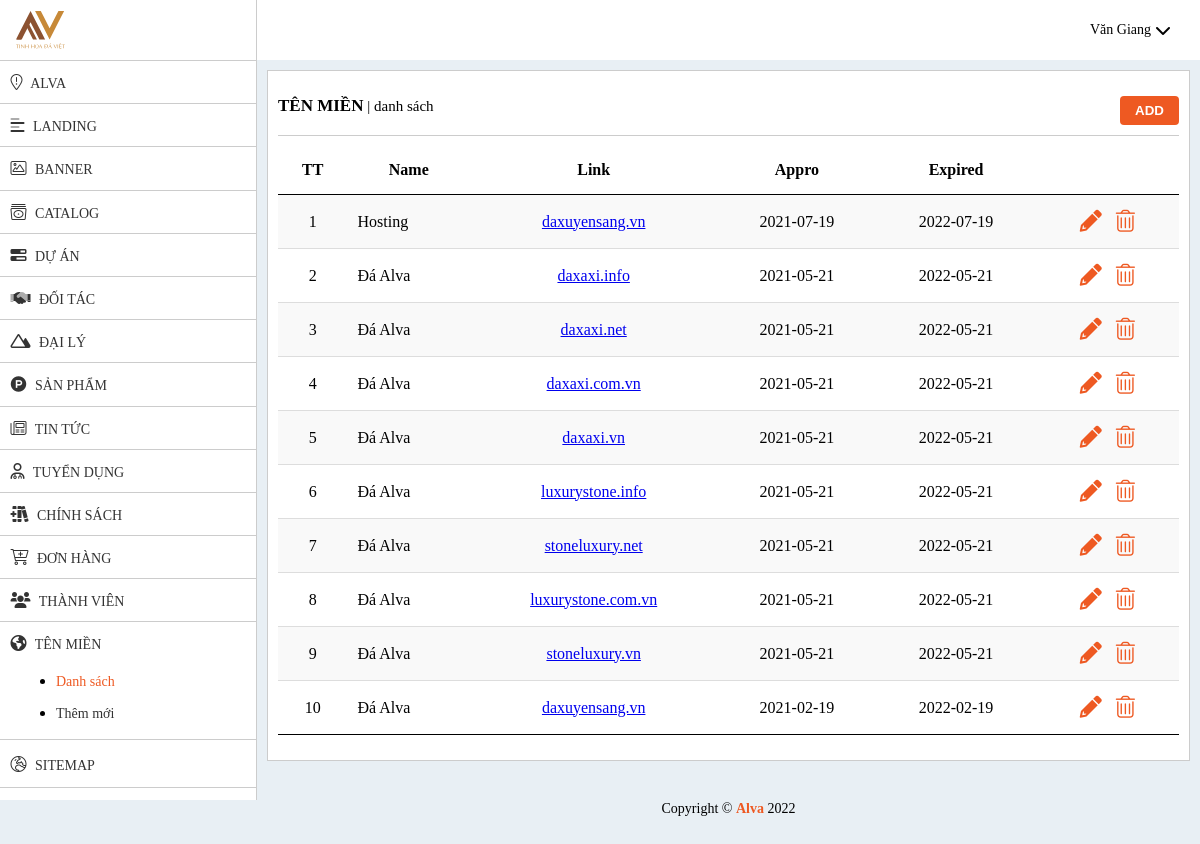
Page /admin-new/ten-mien (signed in) on the committed database.
### tables this page shows
CREATE TABLE `tenmien` (
  `id` int(11) NOT NULL,
  `ten` varchar(255) NOT NULL,
  `dns` varchar(255) NOT NULL,
  `ngay` date NOT NULL,
  `ngayhet` date DEFAULT NULL
);

### admin-new/route/route.php (called while the page is built, shortened)
<?php
	require_once "model/Query.php";
	$query = new Query();
?>

### admin-new/model/Query.php (called while the page is built, shortened)
<?php
	require_once "Data.php";
	class Query extends Data{
		public function DanhSach($table, $fields=[], $condition=[], $sorts=[], $limits=[], $forms=[])
		{
			$query_string = '';
			$arr_forms = [];
			if(!empty($fields))
			{
				$str_fields = implode(",", $fields);
	        	$query_string .= 'SELECT '.$str_fields.' FROM '.$table;
			}
			else
			{
				$query_string .= 'SELECT * FROM '.$table;
			}
	        if(!empty($sorts))
	        {
	        	$arr_sorts = [];
	        	$query_string .= ' ORDER BY ';
	        	foreach ($sorts as $key_sort => $value_sort)
	        	{
	        		array_push($arr_sorts, $key_sort." ".$value_sort);
	        	}
	        	$str_sorts = implode(",", $arr_sorts);
	        	$query_string .= $str_sorts;
	        }
			$sql=$this->con->prepare($query_string);
			$sql->execute($arr_forms);
	        return $sql->fetchAll(PDO::FETCH_OBJ);
		}
	}
?>

### admin-new/model/Data.php (called while the page is built, shortened)
<?php
class Data{
	public function __construct()
    {
    	try
    	{
		    $this->con=new PDO("mysql:host=localhost;dbname=titanstone;charset=utf8", "root", "");
		}
		catch (Exception $e)
		{
		    echo '<h1 style="text-align:center">Connect fail!</h1>';
		}
    }
}
?>

### admin-new/view/ten-mien/list.php (the view, shortened to what this page needs)
<?php
	$fields = [];
	$sorts = ["id" => "DESC"];
	$limits = [];
	$condition = [];
	$forms = [];
    $search = [];
	$data_tenmien = $query->DanhSach("tenmien", $fields, $condition, $sorts, $limits, $forms, $search);
    $total_row = count($data_tenmien);
    $num_of_page = 10;
    $total_page = ceil($total_row / $num_of_page);
    if(isset($_GET ['page']))
    {
        $page_get = intval($_GET ['page']);
    }
    else
    {
        $page_get = 1;
    }
    if ($page_get <= 0)
    {
        $page = 1;
    }
    else
    {
        if($page_get <= $total_page)
        {
            $page = $page_get;
        }
        else
        {
            $page = 1;
        }
    }
    $start_page = ($page - 1) * $num_of_page;
	$end_page = $page * $num_of_page;
?>
<div class="blog">
    <div class="bread">
        <h1>Tên miền<span> | danh sách</span></span></h1>
        <div class="button">
            <button><a href="them-ten-mien">Add</a></button>
        </div>
    </div>
	<table class="table" style="width:100%">
        <thead>
            <tr>
            	<th>TT</th>
                <th>Name</th>
                <th>Link</th>
                <th>Appro</th>
                <th>Expired</th>
                <th></th>
            </tr>
        </thead>
        <tbody>
        <?php
        	$thutu = 1;
            foreach ($data_tenmien as $key => $value)
            {
            	if( $key >= $start_page && $key < $end_page)
				{
	            	?>
	                <tr>
	                	<td class="can-giua"><?=$thutu?></td>
	                    <td><?=$value->ten?></td>
	                    <td class="can-giua"><a target="_blank" href="http://<?=$value->dns?>"><?=$value->dns?></a></td>
	                    <td class="can-giua"><?=$value->ngay?></td>
	                    <td class="can-giua"><?=$value->ngayhet?></td>
	                    <td class="can-giua">
	                    	<a href="sua-ten-mien?id=<?=$value->id?>&page=<?=$page_get?>"><i class="fas fa-pencil"></i></a>
	                    	<a onClick="return confirm('Are you sure?')" href="xoa-ten-mien?id=<?=$value->id?>&page=<?=$page_get?>"><i class="fal fa-trash-alt"></i></a>
	                    </td>
	                </tr>
	            	<?php
                	$thutu ++;
            	}
            }
        ?>
        </tbody>
    </table>
</div>

### admin-new/public/css/style.css (style rules this page uses)
@media all and (min-width: 0) { * { margin:0;padding:0;box-sizing:border-box } }
@media all and (min-width: 0) { body { font-family:"Samsung";background-color:#e8eff4 } }
@media all and (min-width: 0) { .content-wrap .blog { width:calc(100% - 20px);background-color:#FFF;margin:10px auto;border:1px solid #CCC;padding:25px 10px } }
@media all and (min-width: 0) { .content-wrap .bread { border-bottom:1px solid #CCC;padding-bottom:10px;margin-bottom:10px } }
@media all and (min-width: 0) { .content-wrap .bread h1 { float:left;font-size:17px;text-transform:uppercase;font-weight:bold } }
@media all and (min-width: 0) { .content-wrap .bread h1 span { font-size:15px;font-weight:normal;text-transform:lowercase } }
@media all and (min-width: 0) { .content-wrap .bread div.button { float:right;position:relative;display:flex } }
@media all and (min-width: 0) { .content-wrap .bread div.button button { background-color:#ee5922;border:none;padding:7px 15px;border-radius:4px;margin-left:15px } }
@media all and (min-width: 0) { .content-wrap .bread div.button button:first-child { margin-left:0 } }
@media all and (min-width: 0) { .content-wrap .bread div.button button a { text-decoration:none;color:#FFF;font-weight:bold;text-transform:uppercase } }
@media all and (min-width: 0) { .content-wrap .table { width:100%;border-spacing:0px } }
@media all and (min-width: 0) { .content-wrap .table thead tr th { border-bottom:1px solid #000;padding:15px 10px;background-color:#FFF } }
@media all and (min-width: 0) { .content-wrap .table tbody tr:nth-child(2n+1) { background:#f9f9f9;border-bottom:1px solid #ddd } }
@media all and (min-width: 0) { .content-wrap .table tbody tr:last-child td { border-bottom:1px solid #000 } }
@media all and (min-width: 0) { .content-wrap .table tbody tr td { border-bottom:1px solid #ddd;padding:15px 10px } }
@media all and (min-width: 0) { .content-wrap .table tbody tr td.can-giua { text-align:center } }
@media all and (min-width: 0) { .content-wrap .table tbody tr td i { font-size:22px;margin:0 5px;color:#ee5922 } }

### rows in the picture
tenmien: ten "Hosting", dns "daxuyensang.vn", ngay "2021-07-19", ngayhet "2022-07-19"
tenmien: ten "Đá Alva", dns "daxaxi.info", ngay "2021-05-21", ngayhet "2022-05-21"
tenmien: ten "Đá Alva", dns "daxaxi.net", ngay "2021-05-21", ngayhet "2022-05-21"
tenmien: ten "Đá Alva", dns "daxaxi.com.vn", ngay "2021-05-21", ngayhet "2022-05-21"
tenmien: ten "Đá Alva", dns "daxaxi.vn", ngay "2021-05-21", ngayhet "2022-05-21"
tenmien: ten "Đá Alva", dns "luxurystone.info", ngay "2021-05-21", ngayhet "2022-05-21"
tenmien: ten "Đá Alva", dns "stoneluxury.net", ngay "2021-05-21", ngayhet "2022-05-21"
tenmien: ten "Đá Alva", dns "luxurystone.com.vn", ngay "2021-05-21", ngayhet "2022-05-21"
tenmien: ten "Đá Alva", dns "stoneluxury.vn", ngay "2021-05-21", ngayhet "2022-05-21"
tenmien: ten "Đá Alva", dns "daxuyensang.vn", ngay "2021-02-19", ngayhet "2022-02-19"

### other values in the picture
$__FULLNAME__ "Văn Giang"
__NAME__ "ALVA"
__NAME__ "Alva"
